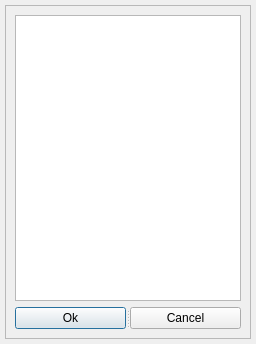
<?xml version="1.0" encoding="UTF-8"?>
<ui version="4.0">
 <class>SelectWorld</class>
 <widget class="QDialog" name="SelectWorld">
  <property name="geometry">
   <rect>
    <x>0</x>
    <y>0</y>
    <width>256</width>
    <height>344</height>
   </rect>
  </property>
  <property name="windowTitle">
   <string>Select World:</string>
  </property>
  <layout class="QHBoxLayout" name="horizontalLayout">
   <property name="leftMargin">
    <number>5</number>
   </property>
   <property name="topMargin">
    <number>5</number>
   </property>
   <property name="rightMargin">
    <number>5</number>
   </property>
   <property name="bottomMargin">
    <number>5</number>
   </property>
   <item>
    <widget class="QFrame" name="frame">
     <property name="frameShape">
      <enum>QFrame::StyledPanel</enum>
     </property>
     <property name="frameShadow">
      <enum>QFrame::Raised</enum>
     </property>
     <layout class="QGridLayout" name="gridLayout">
      <item row="0" column="0">
       <layout class="QVBoxLayout" name="verticalLayout">
        <item>
         <widget class="QTreeView" name="worldViewer"/>
        </item>
        <item>
         <widget class="QSplitter" name="splitter">
          <property name="orientation">
           <enum>Qt::Horizontal</enum>
          </property>
          <widget class="QPushButton" name="okButton">
           <property name="text">
            <string>Ok</string>
           </property>
          </widget>
          <widget class="QPushButton" name="cancelButton">
           <property name="text">
            <string>Cancel</string>
           </property>
          </widget>
         </widget>
        </item>
       </layout>
      </item>
     </layout>
    </widget>
   </item>
  </layout>
 </widget>
 <resources/>
 <connections/>
</ui>
